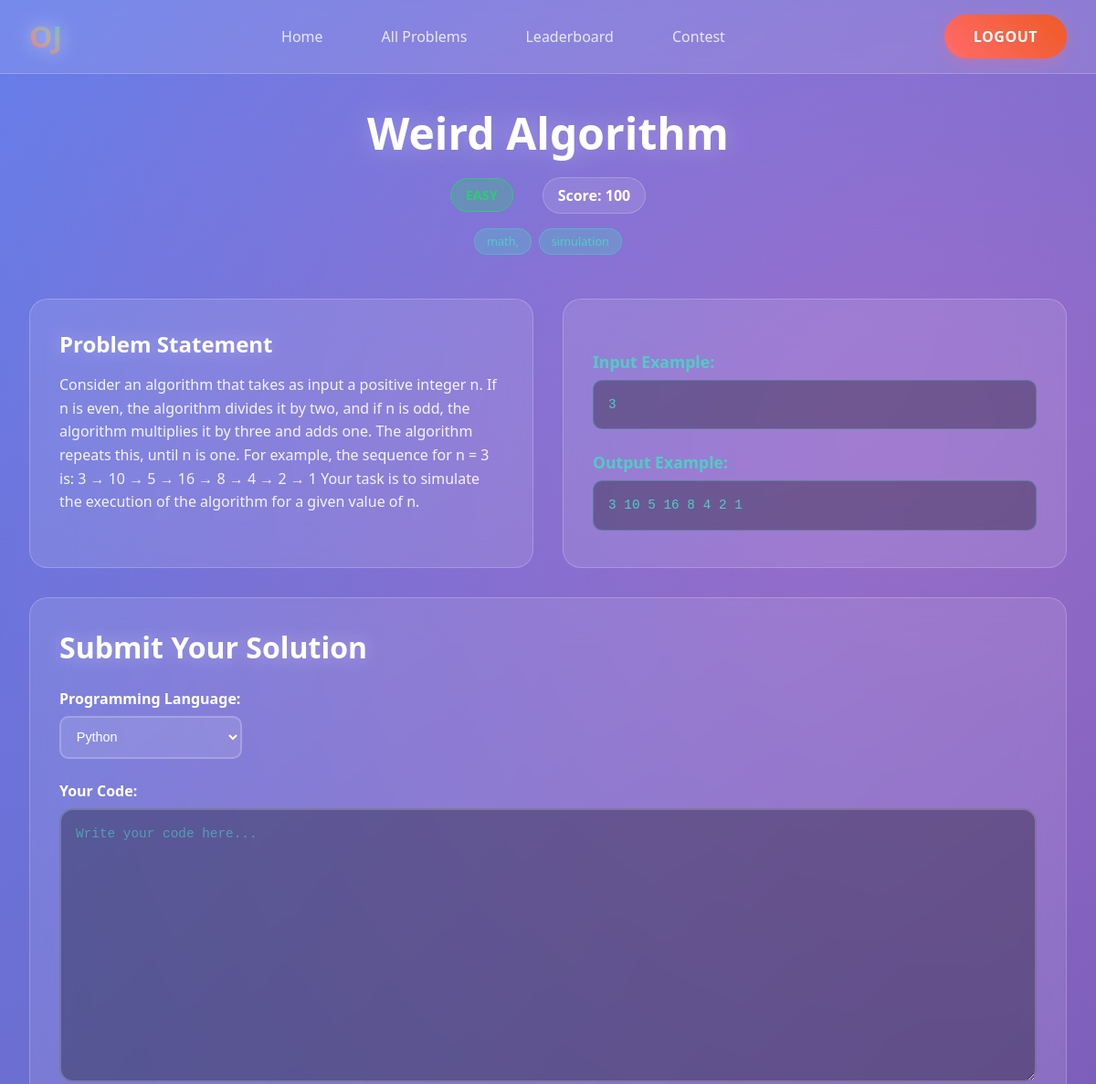
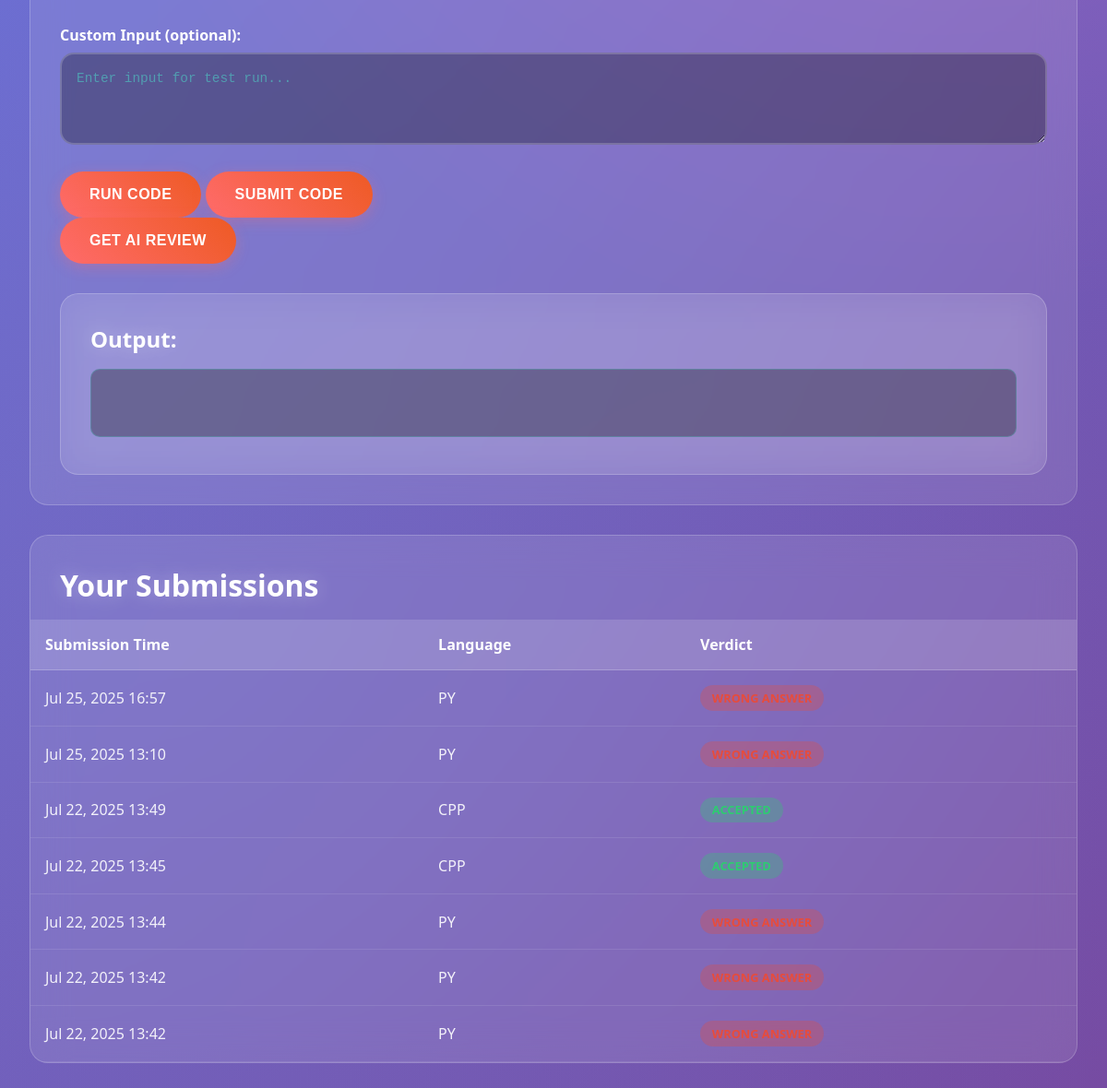
Screenshot of /problem/1/ (signed in) with the database file from the repository (2 pictures, top to bottom).
### core/models.py (models this page shows, shortened)
class Problem(models.Model):
    title = models.CharField(max_length=200)
    statement = models.TextField()
    difficulty = models.CharField(max_length=50)
    input_example = models.TextField()
    output_example = models.TextField()
    tags = models.TextField()
    score = models.IntegerField()

class Submission(models.Model):
    user = models.ForeignKey(settings.AUTH_USER_MODEL, on_delete=models.CASCADE)
    problem = models.ForeignKey(Problem, on_delete=models.CASCADE)
    code = models.TextField()
    verdict = models.CharField(max_length=50)
    language = models.CharField(max_length=50)
    submitted_at = models.DateTimeField(auto_now_add=True)

### core/views.py (the view)
# urls.py: path("problem/<int:id>/", problem_view, name="problem_detail"),
@login_required
def problem_view(request, id):
    problem = get_object_or_404(Problem, id=id)
    user_submissions = Submission.objects.filter(
        user=request.user, problem=problem
    ).order_by("-submitted_at")
    context = {
        "problem": problem,
        "submissions": user_submissions,
    }
    return render(request, "core/problem_detail.html", context=context)

### templates/core/problem_detail.html (shortened to what this page needs)
{% load static %}
<!DOCTYPE html>
<html lang="en">
<head>
</head>
<body>
    <div class="nav">
        <div class="nav-logo">OJ</div>
        <div class="nav-menu">
            <ul>
                <li>
                    <a href="{% url 'core:home' %}" class="link">Home</a>
                </li>
                <li>
                    <a href="{% url 'core:problems' %}" class="link active">All Problems</a>
                </li>
                <li>
                    <a href="{% url 'contests:leaderboard' %}" class="link">Leaderboard</a>
                </li>
                <li>
                    <a href="{% url 'contests:contest' %}" class="link">Contest</a>
                </li>
            </ul>
        </div>
        <div class="nav-button">
            {% if user.is_authenticated %}
            <a href="{% url 'user_auth:logout' %}" class="btn">Logout</a>
            {% else %}
            <a href="{% url 'user_auth:login' %}" class="btn">Login</a>
            <a href="{% url 'user_auth:signup' %}" class="btn white-btn">Sign Up</a>
            {% endif %}
        </div>
    </div>
    <div class="problems-container">
        <div class="problems-header">
            <h1>{{ problem.title }}</h1>
            <div class="problem-meta">
                <div class="difficulty {{ problem.difficulty|lower }}">{{ problem.difficulty }}</div>
                <div class="meta-item">Score: {{ problem.score }}</div>
            </div>
            <div class="tags-container">
                {% for tag in problem.tags.split %}
                <span class="tag">{{ tag }}</span>
                {% endfor %}
            </div>
        </div>
        <div class="content-grid">
            <div class="content-card">
                <h3>Problem Statement</h3>
                <p>{{ problem.statement }}</p>
            </div>
            <div class="content-card">
                <h4>Input Example:</h4>
                <pre>{{ problem.input_example }}</pre>
                <h4>Output Example:</h4>
                <pre>{{ problem.output_example }}</pre>
            </div>
        </div>
        <div class="submission-section">
            <h2>Submit Your Solution</h2>
            <form method="POST" id="runCodeForm">
                <div class="form-group">
                    <label for="language">Programming Language:</label>
                    <select name="language" id="language" class="form-select" required>
                        <option value="py">Python</option>
                    </select>
                </div>
                <div class="form-group">
                    <label for="code">Your Code:</label>
                    <textarea name="code" id="codeEditor" class="code-editor" placeholder="Write your code here..."
                        required>{{ code|default_if_none:"" }}</textarea>
                </div>
                <div class="form-group">
                    <label for="inputData">Custom Input (optional):</label>
                    <textarea id="inputData" name="input_data" class="input-editor"
                        placeholder="Enter input for test run...">{{ input_data|default_if_none:"" }}</textarea>
                </div>
                <button type="submit" formaction="{% url 'compiler:run_code' %}" class="submit-btn" id="runButton">Run
                    Code</button>
                <button type="submit" formaction="{% url 'compiler:submit_code' %}" class="submit-btn"
                    id="submitButton">Submit Code</button>
            </form>
            <form method="POST" action="{% url 'core:ai_review' %}">
                <button type="submit" class="submit-btn">Get AI Review</button>
            </form>
            <div class="content-card" style="margin-top: 2rem;">
                <h3>Output:</h3>
                <pre id="outputBox" style="color: black; font-size: 12;">
                </pre>
            </div>
        </div>
        <div class="submissions-table">
            <h2>Your Submissions</h2>
            {% if submissions %}
            <div class="table-container">
                <table>
                    <thead>
                        <tr>
                            <th>Submission Time</th>
                            <th>Language</th>
                            <th>Verdict</th>
                        </tr>
                    </thead>
                    <tbody>
                        {% for s in submissions %}
                        <tr>
                            <td>{{ s.submitted_at|date:"M d, Y H:i" }}</td>
                            <td>{{ s.language|upper }}</td>
                            <td><span class="verdict {{ s.verdict|lower|slugify }}">{{ s.verdict }}</span></td>
                        </tr>
                        {% endfor %}
                    </tbody>
                </table>
            </div>
            {% else %}
            <div class="no-submissions">
                <p>You haven't submitted any solutions yet. Be the first to solve this problem!</p>
            </div>
            {% endif %}
        </div>
    </div>
</body>
</html>

### rows the page displays
Problem: title "Weird Algorithm", score "100", statement "Consider an algorithm that takes as input a positive integer n. If n is even, the algorithm divides it by two, and if n is odd, the algorithm multiplies it by three and adds one. The algorithm repeats this, until n is one. For example, the sequence for n = 3 is: 3 → 10 → 5 → 16 → 8 → 4 → 2 → 1 Your task is to simulate the execution of the algorithm for a given value of n.", input_example "3", output_example "3 10 5 16 8 4 2 1"
Submission: submitted_at "Jul 25, 2025 16:57", language "PY"
Submission: submitted_at "Jul 25, 2025 13:10", language "PY"
Submission: submitted_at "Jul 22, 2025 13:49", language "CPP"
Submission: submitted_at "Jul 22, 2025 13:45", language "CPP"
Submission: submitted_at "Jul 22, 2025 13:44", language "PY"
Submission: submitted_at "Jul 22, 2025 13:42", language "PY"
Submission: submitted_at "Jul 22, 2025 13:42", language "PY"

### other values shown
{{ tag }} "math," "simulation"
